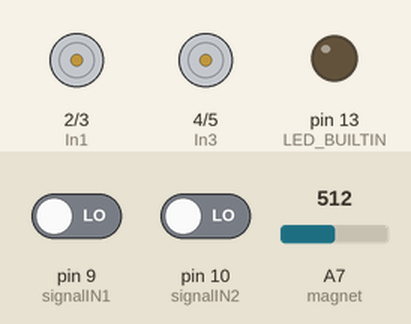
The sketch below on a simulated Arduino Nano, built with avr-gcc and run on an emulated ATmega328P. On the bench: motor-driver pin pairs drawn as motors (green arrow = first pin HIGH = forward, orange = second pin HIGH = backward, longer = more drive), output pins drawn as LEDs (lit = HIGH). The inputs (shaded band) are chosen by the test bench; at power-on: pin 9 (signalIN1) LOW, pin 10 (signalIN2) LOW, A7 (magnet) = 512. What the sketch prints to the serial monitor is not drawn.

Above: at 1.2 s.
1.3 s: pin 9 (signalIN1) driven HIGH
At 2.0 s:
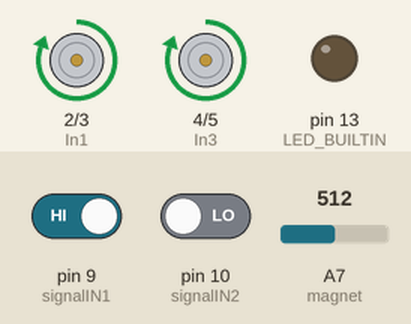
Timing chart, 0 to 4.3 s (numbered marks = the images above; inputs shaded):
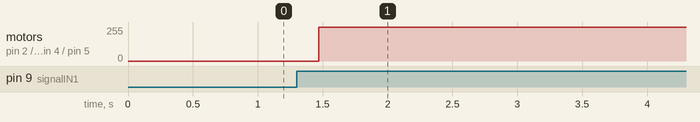

Measured:
- after the input at 1.3 s, motor on pin 2 (In1) / pin 3 (In2), motor on pin 4 (In3) / pin 5 (In4): stopped → forward 255/255 after 0.17 s

The sketch:

final.ino
```cpp
/*
 *            ！！注意左右邊順逆時針問題！！
 *            analogRead(handEnd) < 700
 *
 * 2021.09.29 Body Topology hand_part for 右邊
 *            Motor Arduino Code
 *
 * 2022.06.01 for 2022改
 * 2022.06.25 for control without LED
 * 2022.10.27 for new installation control by RX480E-4
 * 2022.11.24 for battary and mini 2-ch H-bridge module
 *            testing control 5V LED (PWM no use?)
 * 2023.01.10 for magnet feedback control
 *            (1023 no magnet, other is magnet)
 * 2023.01.30 control by push botton one time
 * 2023.02.14 fix the length, about 35cm (5 turns for drum)
 *
 * This version is for 5V LED & 12V DC Motor
 * with battary and RX480E-4 (wireless control)
 *
 * by Xylo Hsiao
 *
 * Fucking body & ...
 */

const int In1   = 2;      //for LED
const int In2   = 3;
const int In3   = 4;      //for Motor
const int In4   = 5;
#define magnet    A7     //正式：A7
#define signalIN1 9      //for release
#define signalIN2 10     //for tight
int motorStep     = 0;
const int maxStep = 5;
int releaseSignal = 0;
int tightSignal   = 0;
int motorState    = 0;
int motor_butt    = 0;
int magnetState   = 0;
int mag_butt      = 0;
int ledState      = 0;
int button1       = 0;
int button2       = 0;

void setup() {
  pinMode(In1,      OUTPUT);
  pinMode(In2,      OUTPUT);
  pinMode(In3,      OUTPUT);
  pinMode(In4,      OUTPUT);
  pinMode(magnet,       INPUT);
  pinMode(signalIN1,    INPUT);
  pinMode(signalIN2,    INPUT);
  pinMode(LED_BUILTIN, OUTPUT);
  digitalWrite(In1,   LOW);
  digitalWrite(In2,   LOW);
  mstop();
  Serial.begin(9600);
  Serial.println("control ver.2023.02.14");
  Serial.println("please power off when the longest length!!");
}

void loop() {
//  Serial.print(digitalRead(signalIN1));
//  Serial.print(",");
//  Serial.println(digitalRead(signalIN2));
  //Serial.println(analogRead(magnet));
  magnetCount();
  buttonCount();
  counting_magnet();
  releaseSignal = maxStep - motorStep;
  delay(50);

  if (releaseSignal > 0 && motor_butt == 1){
    //Serial.println("1-1");
    tightR();
    light();
    delay(100);
  }else if (motorStep > 0 && motor_butt == 2){
    //Serial.println("2-1");
    releaseR();
    light();
    delay(100);
  }else if (button1 == 0 || button2 == 0){
    counting_magnet();
    if (analogRead(magnet) < 700){
      //delay(100);
      //Serial.println("s");
      mstop();
      motor_butt = 0;
    }
  }
}

void magnetCount(){
  if (motorStep == maxStep && motorState == 0){
    motorState = 1;
    mstop();
  }else if (motorStep == 0 && motorState == 1){
    motorState = 0;
    mstop();
  }
}

void counting_magnet(){
  if (analogRead(magnet) > 700 && magnetState == 0){
    magnetState = 1;
  }else if(analogRead(magnet) < 700 && magnetState == 1){
    magnetState = 0;
    if (mag_butt == 1){
      motorStep ++;
    }else if (mag_butt == 2){
      motorStep --;
    }
    Serial.println(motorStep);
  }
  if (motorStep < 0){
    mstop();
  }else if (motorStep > maxStep){
    mstop();
  }
}

void buttonCount(){
  if (digitalRead(signalIN1) == 1 && button1 == 0){
    button1 = 1;
    mag_butt = 1;
    motor_butt = 1;
    delay(100);
  }else if (digitalRead(signalIN1) == 0 && button1 == 1){
    button1 = 0;
  }
  if (digitalRead(signalIN2) == 1 && button2 == 0){
    button2 = 1;
    mag_butt = 2;
    motor_butt = 2;
    delay(100);
  }else if (digitalRead(signalIN2) == 0 && button2 == 1){
    button2 = 0;
  }
}

void tightR(){
  digitalWrite(In3, HIGH);
  digitalWrite(In4, LOW);
}
void releaseR(){
  digitalWrite(In3, LOW);
  digitalWrite(In4, HIGH);
}

void light(){
  digitalWrite(In1, HIGH);
  digitalWrite(In2, LOW);
}
void goOut(){
  digitalWrite(In1, LOW);
  digitalWrite(In2, LOW);
}

void mstop(){
  digitalWrite(In1, LOW);
  digitalWrite(In2, LOW);
  digitalWrite(In3, LOW);
  digitalWrite(In4, LOW);
}
```
